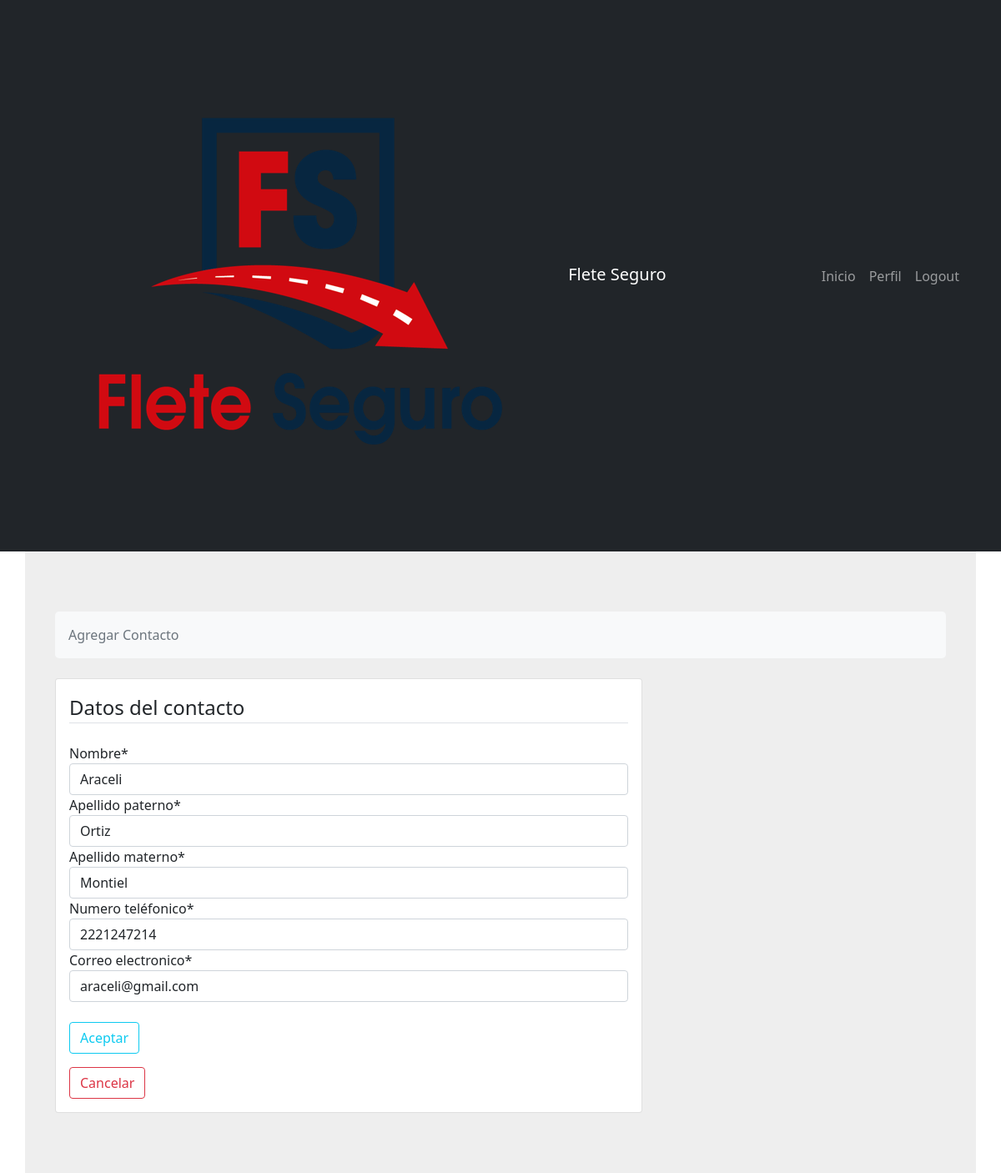
The app's page /usuarios/contacto/editar/1 (signed in) with its own data.
### usuarios/models.py (models this page shows, shortened)
class Contacto(models.Model):
    nombre = models.CharField(
        verbose_name="Nombre",
        max_length=100)
    ape_pat = models.CharField(
        verbose_name="Apellido paterno", max_length=100,
        default="",)
    ape_mat = models.CharField(
        verbose_name="Apellido materno", max_length=100,
        default="",)
    telefono = models.CharField(verbose_name="Numero teléfonico", max_length=50)
    email = models.EmailField(verbose_name="Correo electronico", max_length=254)
    user = models.ForeignKey(MyUser, on_delete=models.CASCADE)

### usuarios/views.py (the view, shortened to what this page needs)
# urls.py: path('contacto/editar/<pk>', ContactoUpdate.as_view(), name='update-contacto'),
class ContactoUpdate(UserPassesTestMixin, UpdateView):
    model = Contacto
    template_name = 'usuarios/contacto.html'
    form_class = ContactoForm
    def test_func(self):
        contacto = self.get_object()
        if self.request.user == contacto.user:
            return True
        else:
            return False

### usuarios/forms.py
class ContactoForm(forms.ModelForm):
    class Meta:
        model = Contacto
        exclude = ('user',)

### usuarios/templates/usuarios/contacto.html (shortened to what this page needs)
{% extends 'base.html' %}
{% load crispy_forms_tags %}
{% block content %}
    <section style="background-color: #eee;">
        <div class="container py-5 mt-4">
            <div class="row">
                <div class="col">
                    <nav aria-label="breadcrumb" class="bg-light rounded-3 p-3 mb-4">
                        <ol class="breadcrumb mb-0">
                            <li class="breadcrumb-item active" aria-current="page">Agregar Contacto</li>
                        </ol>
                    </nav>
                </div>
            </div>
            <div class="row">
                <div class="col-lg-8 justify-content-center">
                    <div class="card mb-4">
                        <div class="card-body">
                            <div class="row">
                                <form method="post">
                                    <fieldset class="form-group">
                                        <legend class="border-bottom mb-4">Datos del contacto</legend>
                                        {{ form|crispy}}
                                        <div class="form-group mt-4">
                                            <button class="btn btn-outline-info" type="submit" >Aceptar</button>
                                        </div>
                                    </fieldset>
                                </form>
                                <a href="{% url 'profile-cliente' pk=user.id %}"><button class="btn btn-outline-danger mt-3">Cancelar</button></a>
                            </div>
                        </div>
                    </div>
                </div>
            </div>
        </div>
    </section>
{% endblock content %}

### records on screen
Contacto: nombre "Araceli", ape_pat "Ortiz", ape_mat "Montiel", telefono "2221247214", email "araceli@gmail.com"
